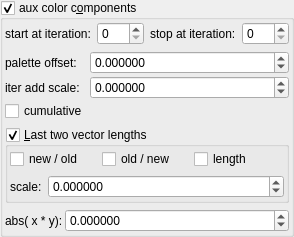
    <widget class="MyGroupBox" name="groupCheck_fold_color_aux_color_enabled_false">
     <property name="title">
      <string>aux color c&amp;omponents</string>
     </property>
     <property name="checkable">
      <bool>true</bool>
     </property>
     <layout class="QVBoxLayout" name="verticalLayout_11">
      <property name="leftMargin">
       <number>2</number>
      </property>
      <property name="topMargin">
       <number>2</number>
      </property>
      <property name="rightMargin">
       <number>2</number>
      </property>
      <property name="bottomMargin">
       <number>2</number>
      </property>
      <item>
       <layout class="QHBoxLayout" name="horizontalLayout_28" stretch="0,1,0,1">
        <item>
         <widget class="QLabel" name="label_111">
          <property name="text">
           <string>start at iteration:</string>
          </property>
         </widget>
        </item>
        <item>
         <widget class="MySpinBox" name="spinboxInt_fold_color_start_iterations_A">
          <property name="sizePolicy">
           <sizepolicy hsizetype="Minimum" vsizetype="Maximum">
            <horstretch>0</horstretch>
            <verstretch>0</verstretch>
           </sizepolicy>
          </property>
          <property name="minimum">
           <number>0</number>
          </property>
          <property name="maximum">
           <number>999</number>
          </property>
          <property name="value">
           <number>0</number>
          </property>
         </widget>
        </item>
        <item>
         <widget class="QLabel" name="label_80">
          <property name="text">
           <string>stop at iteration:</string>
          </property>
         </widget>
        </item>
        <item>
         <widget class="MySpinBox" name="spinboxInt_fold_color_stop_iterations_A">
          <property name="sizePolicy">
           <sizepolicy hsizetype="Preferred" vsizetype="Maximum">
            <horstretch>0</horstretch>
            <verstretch>0</verstretch>
           </sizepolicy>
          </property>
          <property name="maximum">
           <number>999</number>
          </property>
         </widget>
        </item>
       </layout>
      </item>
      <item>
       <layout class="QGridLayout" name="gridLayout_30" columnstretch="0,1">
        <property name="spacing">
         <number>2</number>
        </property>
        <item row="1" column="1">
         <widget class="MyDoubleSpinBox" name="spinbox_fold_color_difs0">
          <property name="sizePolicy">
           <sizepolicy hsizetype="Minimum" vsizetype="Maximum">
            <horstretch>0</horstretch>
            <verstretch>0</verstretch>
           </sizepolicy>
          </property>
          <property name="prefix">
           <string/>
          </property>
          <property name="suffix">
           <string/>
          </property>
          <property name="decimals">
           <number>6</number>
          </property>
          <property name="minimum">
           <double>-99.998999999999995</double>
          </property>
          <property name="maximum">
           <double>99.998999999999995</double>
          </property>
          <property name="singleStep">
           <double>0.100000000000000</double>
          </property>
         </widget>
        </item>
        <item row="0" column="0">
         <widget class="QLabel" name="label_20">
          <property name="text">
           <string>palette offset:</string>
          </property>
         </widget>
        </item>
        <item row="1" column="0">
         <widget class="QLabel" name="label_17">
          <property name="text">
           <string>iter add scale:</string>
          </property>
         </widget>
        </item>
        <item row="2" column="0">
         <widget class="MyCheckBox" name="checkBox_fold_color_aux_color_enabledB_false">
          <property name="text">
           <string notr="true">cumulative</string>
          </property>
         </widget>
        </item>
        <item row="0" column="1">
         <widget class="MyDoubleSpinBox" name="spinbox4_fold_color_difs_0000_w">
          <property name="sizePolicy">
           <sizepolicy hsizetype="Minimum" vsizetype="Maximum">
            <horstretch>0</horstretch>
            <verstretch>0</verstretch>
           </sizepolicy>
          </property>
          <property name="prefix">
           <string/>
          </property>
          <property name="suffix">
           <string/>
          </property>
          <property name="decimals">
           <number>6</number>
          </property>
          <property name="minimum">
           <double>-99.998999999999995</double>
          </property>
          <property name="maximum">
           <double>99.998999999999995</double>
          </property>
          <property name="singleStep">
           <double>0.100000000000000</double>
          </property>
         </widget>
        </item>
       </layout>
      </item>
      <item>
       <widget class="MyGroupBox" name="groupCheck_fold_color_aux_color_enabledA_false">
        <property name="font">
         <font>
          <weight>50</weight>
          <bold>false</bold>
         </font>
        </property>
        <property name="title">
         <string>&amp;Last two vector lengths</string>
        </property>
        <property name="checkable">
         <bool>true</bool>
        </property>
        <layout class="QVBoxLayout" name="verticalLayout_5">
         <property name="leftMargin">
          <number>2</number>
         </property>
         <property name="topMargin">
          <number>2</number>
         </property>
         <property name="rightMargin">
          <number>2</number>
         </property>
         <property name="bottomMargin">
          <number>2</number>
         </property>
         <item>
          <layout class="QGridLayout" name="gridLayout_9" columnstretch="0,0,0">
           <property name="spacing">
            <number>2</number>
           </property>
           <item row="0" column="1">
            <widget class="MyCheckBox" name="checkBox_transf_function_enabledBy_false">
             <property name="enabled">
              <bool>true</bool>
             </property>
             <property name="text">
              <string>old / new</string>
             </property>
            </widget>
           </item>
           <item row="0" column="0">
            <widget class="MyCheckBox" name="checkBox_transf_function_enabledBw_false">
             <property name="enabled">
              <bool>true</bool>
             </property>
             <property name="text">
              <string>new / old</string>
             </property>
            </widget>
           </item>
           <item row="0" column="2">
            <widget class="MyCheckBox" name="checkBox_transf_function_enabledBz_false">
             <property name="enabled">
              <bool>true</bool>
             </property>
             <property name="text">
              <string>length</string>
             </property>
            </widget>
           </item>
          </layout>
         </item>
         <item>
          <layout class="QHBoxLayout" name="horizontalLayout_30" stretch="0,1">
           <item>
            <widget class="QLabel" name="label_39">
             <property name="text">
              <string>scale:</string>
             </property>
            </widget>
           </item>
           <item>
            <widget class="MyDoubleSpinBox" name="spinbox_fold_color_difs1">
             <property name="sizePolicy">
              <sizepolicy hsizetype="Minimum" vsizetype="Maximum">
               <horstretch>0</horstretch>
               <verstretch>0</verstretch>
              </sizepolicy>
             </property>
             <property name="prefix">
              <string/>
             </property>
             <property name="decimals">
              <number>6</number>
             </property>
             <property name="minimum">
              <double>-99.989999999999995</double>
             </property>
             <property name="singleStep">
              <double>0.100000000000000</double>
             </property>
            </widget>
           </item>
          </layout>
         </item>
        </layout>
       </widget>
      </item>
      <item>
       <layout class="QGridLayout" name="gridLayout_31" rowstretch="0" columnstretch="0,1">
        <property name="spacing">
         <number>2</number>
        </property>
        <item row="0" column="1">
         <widget class="MyDoubleSpinBox" name="spinbox4_fold_color_difs_0000_z">
          <property name="sizePolicy">
           <sizepolicy hsizetype="Minimum" vsizetype="Maximum">
            <horstretch>0</horstretch>
            <verstretch>0</verstretch>
           </sizepolicy>
          </property>
          <property name="prefix">
           <string/>
          </property>
          <property name="suffix">
           <string/>
          </property>
          <property name="decimals">
           <number>6</number>
          </property>
          <property name="minimum">
           <double>-99.998999999999995</double>
          </property>
          <property name="maximum">
           <double>99.998999999999995</double>
          </property>
          <property name="singleStep">
           <double>0.100000000000000</double>
          </property>
         </widget>
        </item>
        <item row="0" column="0">
         <widget class="QLabel" name="label_57">
          <property name="text">
           <string>abs( x * y):</string>
          </property>
         </widget>
        </item>
       </layout>
      </item>
     </layout>
    </widget>
